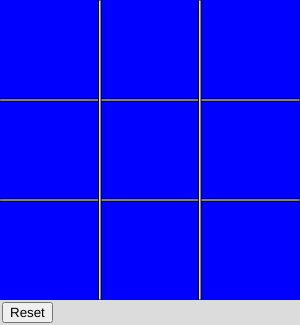
Frame 1 (no input)
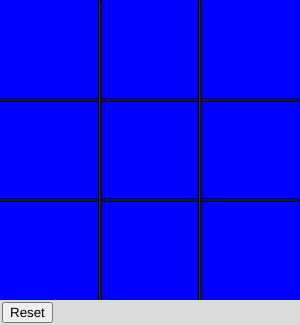
Frame 60 (no input)
Frame 120 (the mouse pressed at the canvas centre since frame 60): identical to frame 60, image omitted

The p5.js sketch that drew these frames (run headless with seeded random() and noise() and a simulated clock; from frame 60 on, the mouse is pressed at the canvas centre):

// p5.js sketch
// ── sketch.js
let numRows = 3;
let numCols = 3;
let boxSize = 100;
let board = new Array(numRows * numCols);
let isGameOver = false;
let isP1Turn = true;
let gameResult = 0; // who has won / is there no winner
let subTurnIsX = true; // will X or O be placed
let c; // background color

function setup() {
  createCanvas(numCols * boxSize, numRows * boxSize + 25);
  for(i = 0; i < board.length; i++){
    board[i] = ' ';
  }
  reset = createButton('Reset');
  reset.position(2, numRows * boxSize + 2);
  reset.mousePressed(resetGame);
}

function draw() {
  if(isP1Turn){
    c = color("blue");
  }else{
    c = color("red");
  }
  background(c);
  for(i = 0; i < numRows - 1; i++){
    rect(0, ((i + 1) * boxSize) - 1, numCols * boxSize, 2);
  }
  for(i = 0; i < numCols - 1; i++){
    rect(((i + 1) * boxSize) - 1, 0, 2, numRows * boxSize);
  }
  drawBoard();
}

function drawBoard(){
  for(i = 0; i < board.length; i++){
    if(board[i] != ' '){
      if(board[i] == 'X'){
        let x1 = 0.1 * boxSize + (i % numCols) * boxSize;
        let x2 = 0.9 * boxSize + (i % numCols) * boxSize;
        let y1 = 0.1 * boxSize + floor(i / numCols) * boxSize;
        let y2 = 0.9 * boxSize + floor(i / numCols) * boxSize;
        line(x1, y1, x2, y2);
        line(x1, y2, x2, y1);
      }else{
        fill(c);
        circle(0.5 * boxSize + (i % numCols) * boxSize, 0.5 * boxSize + floor(i / numCols) * boxSize, 0.9 * boxSize);
      }
    }
  }
  fill(220);
  strokeWeight(0);
  rect(0, numRows * boxSize, numCols * boxSize, numRows * boxSize +25);
  fill(50);
  strokeWeight(1);
  textSize(15);
  if(gameResult == 1){
    text("Blue Wins!", 70, numRows * boxSize + 18); 
  }else if(gameResult == -1){
    text("Red Wins!", 70, numRows * boxSize + 18); 
  }else if(isGameOver){
    text("Draw", 70, numRows * boxSize + 18); 
  }
}

function mouseClicked() {
  if(!isGameOver){
    col = floor(mouseX/boxSize);
    row = floor(mouseY/boxSize);
    if(board[col + numCols * row] == ' '){
      if(subTurnIsX){
        board[col + numCols * row] = 'X';
      }else{
        board[col + numCols * row] = 'O';
      }
      checkWin();
      if(!isGameOver){
        if(subTurnIsX){
          subTurnIsX = false;
        }else{
          subTurnIsX = true;
          isP1Turn = !isP1Turn;
        }
      }
    }
  }
}

function checkWin(){
  let hasWin = false;
  // check horizontal wins
  for(i = 0; i < numRows; i++){
    for(j = 0; j <= numCols - 3; j++){
      p1 = numCols * i + j;
      if(board[p1] != ' '){
        if(board[p1] == board[p1 + 1] && board[p1] == board[p1 + 2]){
          hasWin = true;
        }
      }
    }
  }
  // check vertical wins
  for(i = 0; i < numCols; i++){
    for(j = 0; j <= numRows - 3; j++){
      p1 = numCols * j + i;
      if(board[p1] != ' '){
        if(board[p1] == board[p1 + numCols] && board[p1] == board[p1 + 2 * numCols]){
          hasWin = true;
        }
      }
    }
  }
  // check diagonal wins
  for(i = 0; i <= numCols - 3; i++){
    for(j = 0; j <= numRows - 3; j++){
      p1 = numCols * j + i;
      if(board[p1] != ' '){
        if(board[p1] == board[p1 + numCols + 1] && board[p1] == board[p1 + 2 * numCols + 2]){
          hasWin = true;
        }
      }
      if(board[p1 + 2] != ' '){
        if(board[p1 + 2] == board[p1 + numCols + 1] && board[p1 + 2] == board[p1 + 2 * numCols]){
          hasWin = true;
        }
      }
    }
  }
  
  if(hasWin){
    fill(50);
    if(isP1Turn){
      gameResult = 1;
    }else{
      gameResult = -1;
    }
    isGameOver = true;
  }
  if(!isGameOver){
    let boardFull = true;
    for(i = 0; i < board.length; i++){
      if(board[i] == ' '){
        boardFull = false;
      }
    }
    if(boardFull){
      isGameOver = true;
    }
  }
}

function resetGame(){
  for(i = 0; i < board.length; i++){
    board[i] = ' ';
  }
  isGameOver = false;
  isP1Turn = true;
  gameResult = 0;
  subTurnIsX = true;
}
